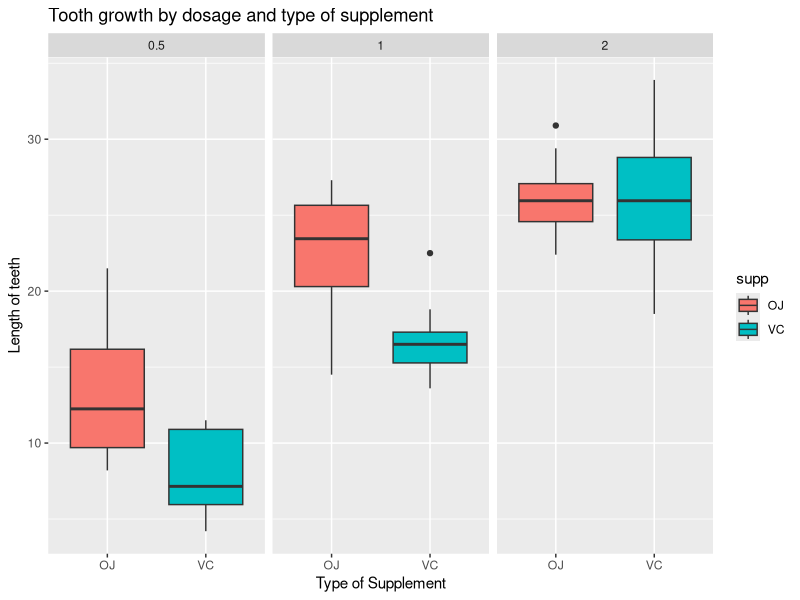

Write the R code that produced this figure.
## ---- chunk 1
knitr::opts_chunk$set(echo = TRUE)
## ---- chunk 2
        data(ToothGrowth)        
        library(ggplot2)

## ---- chunk 3
        str(ToothGrowth)
        unique(ToothGrowth$dose)
        head(ToothGrowth)
## ---- chunk 4
        ggplot(data = ToothGrowth, aes(x = supp, y = len)) +
                geom_boxplot(aes(fill = supp)) +
                facet_wrap(~ dose) +
                labs(title = "Tooth growth by dosage and type of supplement", 
                     x = "Type of Supplement", y = "Length of teeth")

## ---- chunk 5
        oj <- ToothGrowth$len[ToothGrowth$supp == 'OJ']
        vc <- ToothGrowth$len[ToothGrowth$supp == 'VC']
        t.test(oj, vc, paired = FALSE, var.equal = FALSE, alternative = "greater")$p.value
